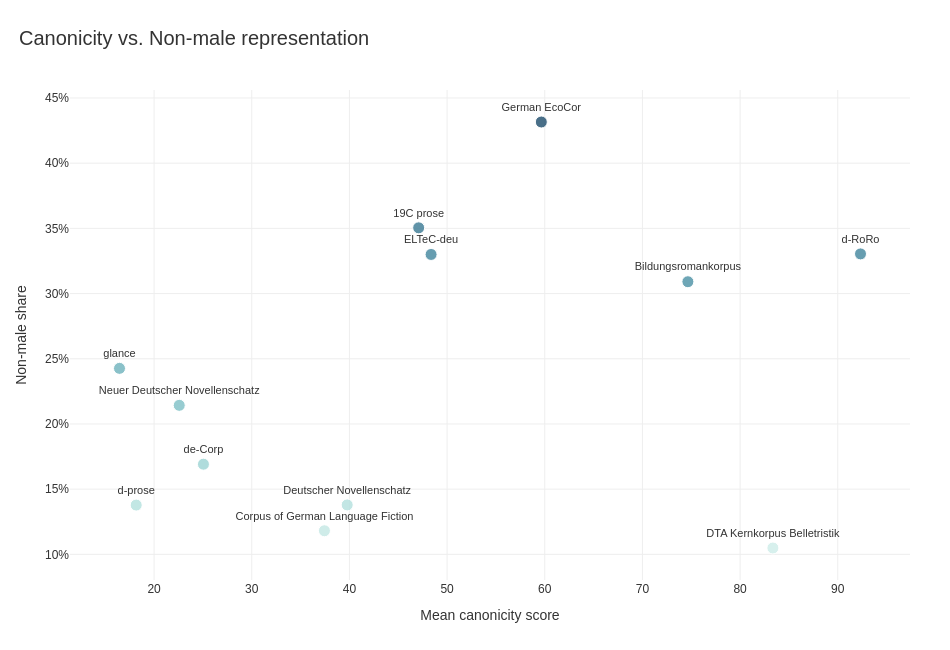

Notebook code cell kept with this figure:
### Code cell
fig = px.scatter(
    df_plot,
    x='mean_canonicity_score',
    y='nonmale_share',
    text='corpus',
    color='nonmale_share',
    color_continuous_scale='Teal',
    template='plotly_white',
    labels={
        'mean_canonicity_score': 'Mean canonicity score',
        'nonmale_share': 'Non-male share',
        'corpus': 'Corpus'
    },
)

fig.update_traces(
    mode='markers+text',
    textposition='top center',
    marker=dict(
        size=12,
        opacity=0.85,
        line=dict(width=1, color='white')
    ),
    textfont=dict(
        size=11,
        color='#333333'
    ),
    hovertemplate=(
        '<b>%{text}</b><br>'
        'Canonicity: %{x:.2f}<br>'
        'Non-male share: %{y:.1%}'
        '<extra></extra>'
    )
)

fig.update_layout(
    title=dict(
        text='Canonicity vs. Non-male representation',
        x=0.02,
        xanchor='left',
        font=dict(size=20)
    ),
    width=950,
    height=650,
    coloraxis_showscale=False,
    plot_bgcolor='white',
    paper_bgcolor='white',
    font=dict(
        family='Arial',
        size=12,
        color='#333333'
    ),
    margin=dict(l=70, r=40, t=90, b=70),
)

fig.update_xaxes(
    showgrid=True,
    gridcolor='#EEEEEE',
    zeroline=False
)

fig.update_yaxes(
    showgrid=True,
    gridcolor='#EEEEEE',
    zeroline=False,
    tickformat='.0%'
)

fig.show()

### Figure 1 — Plotly figure (JSON) as saved in the notebook; plotly's stock layout.template omitted (floating-point values rounded to 4 significant figures)
{"data": [{"hovertemplate": "<b>%{text}</b><br>Canonicity: %{x:.2f}<br>Non-male share: %{y:.1%}<extra></extra>", "legendgroup": "", "marker": {"color": [0.2426, 0.1378, 0.2143, 0.1692, 0.1181, 0.1379, 0.3504, 0.33, 0.4316, 0.3091, 0.1049, 0.3304], "coloraxis": "coloraxis", "line": {"color": "white", "width": 1}, "opacity": 0.85, "size": 12, "symbol": "circle"}, "mode": "markers+text", "name": "", "orientation": "v", "showlegend": false, "text": ["glance", "d-prose", "Neuer Deutscher Novellenschatz", "de-Corp", "Corpus of German Language Fiction", "Deutscher Novellenschatz", "19C prose", "ELTeC-deu", "German EcoCor", "Bildungsromankorpus", "DTA Kernkorpus Belletristik", "d-RoRo"], "textfont": {"color": "#333333", "size": 11}, "textposition": "top center", "type": "scatter", "x": [16.46, 18.17, 22.58, 25.05, 37.44, 39.77, 47.09, 48.36, 59.65, 74.65, 83.36, 92.33], "xaxis": "x", "y": [0.2426, 0.1378, 0.2143, 0.1692, 0.1181, 0.1379, 0.3504, 0.33, 0.4316, 0.3091, 0.1049, 0.3304], "yaxis": "y"}], "layout": {"coloraxis": {"autocolorscale": false, "colorbar": {"title": {"text": "Non-male share"}}, "colorscale": [[0, "rgb(209, 238, 234)"], [0.1667, "rgb(168, 219, 217)"], [0.3333, "rgb(133, 196, 201)"], [0.5, "rgb(104, 171, 184)"], [0.6667, "rgb(79, 144, 166)"], [0.8333, "rgb(59, 115, 143)"], [1, "rgb(42, 86, 116)"]], "showscale": false}, "font": {"color": "#333333", "family": "Arial", "size": 12}, "height": 650, "legend": {"tracegroupgap": 0}, "margin": {"b": 70, "l": 70, "r": 40, "t": 90}, "paper_bgcolor": "white", "plot_bgcolor": "white", "title": {"font": {"size": 20}, "text": "Canonicity vs. Non-male representation", "x": 0.02, "xanchor": "left"}, "width": 950, "xaxis": {"anchor": "y", "domain": [0, 1], "gridcolor": "#EEEEEE", "showgrid": true, "title": {"text": "Mean canonicity score"}, "zeroline": false}, "yaxis": {"anchor": "x", "domain": [0, 1], "gridcolor": "#EEEEEE", "showgrid": true, "tickformat": ".0%", "title": {"text": "Non-male share"}, "zeroline": false}}}
